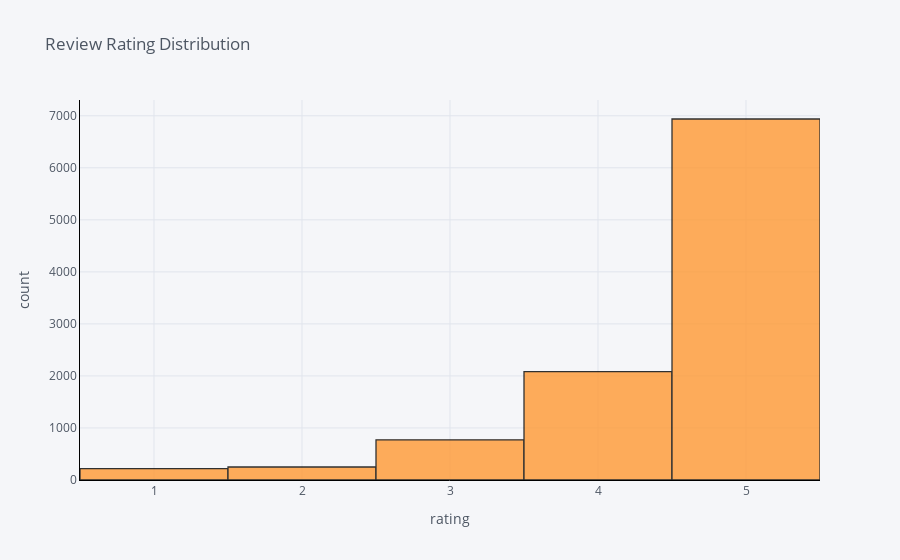

Notebook cell for this chart:
### Markdown cell above
### Review Rating Distribution¶
Let's check out how overall ratings are distributed

### Code cell
process_reviews['overall'].iplot(
    kind='hist',
    xTitle='rating',
    linecolor='black',
    yTitle='count',
    title='Review Rating Distribution')

### Figure 1 — Plotly figure (JSON) as saved in the notebook; plotly's stock layout.template omitted (floating-point values rounded to 4 significant figures; data arrays with more than 128 entries replaced by an {"elided": "..."} marker saying what was removed)
{"data": [{"histfunc": "count", "histnorm": "", "marker": {"color": "rgba(255, 153, 51, 1.0)", "line": {"color": "#000000", "width": 1.3}}, "name": "overall", "opacity": 0.8, "orientation": "v", "type": "histogram", "x": {"elided": "10261 int values"}}], "layout": {"barmode": "overlay", "legend": {"bgcolor": "#F5F6F9", "font": {"color": "#4D5663"}}, "paper_bgcolor": "#F5F6F9", "plot_bgcolor": "#F5F6F9", "title": {"font": {"color": "#4D5663"}, "text": "Review Rating Distribution"}, "xaxis": {"gridcolor": "#E1E5ED", "linecolor": "black", "showgrid": true, "tickfont": {"color": "#4D5663"}, "title": {"font": {"color": "#4D5663"}, "text": "rating"}, "zerolinecolor": "#E1E5ED"}, "yaxis": {"gridcolor": "#E1E5ED", "linecolor": "black", "showgrid": true, "tickfont": {"color": "#4D5663"}, "title": {"font": {"color": "#4D5663"}, "text": "count"}, "zerolinecolor": "#E1E5ED"}}}
